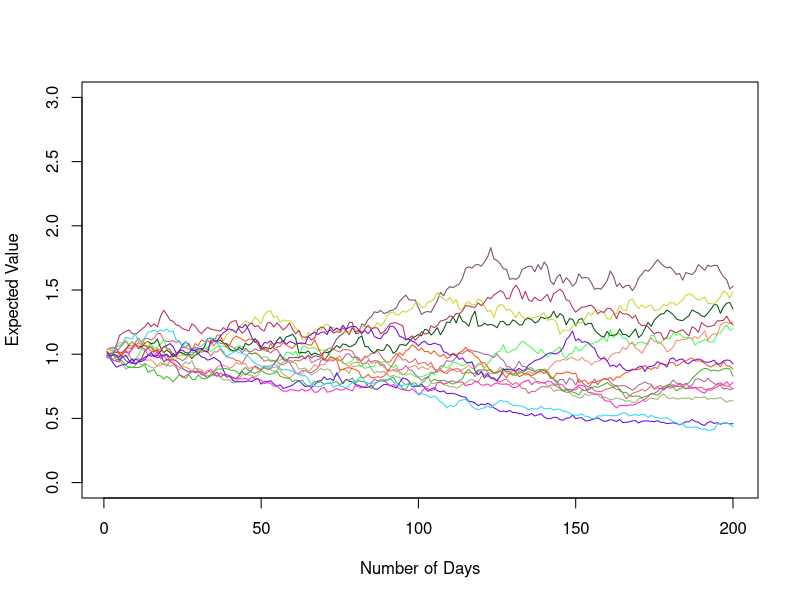

Write the R code that produced this figure.
newFCT2 = function(L = 100, P = 10) { ## L = Length of the simulation, P = Number of paths
  ##Next step: use data.frame to return full data if requested
  if (is.numeric(L) == TRUE & is.numeric(P) == TRUE) { ## Check if inputs are valid
    plot(rnorm(L, 0.000, 0.025), type = "l", ylim = c(0, 3), xlab = "Number of Days", 
         ylab = "Expected Value", col="white") ## This path doesn't show up, I left it there because I don't know how to create an empty plot
    for (i in 1:P) { ## Repeat for each path
      data1 = rnorm(L, 0.000, 0.025)
      data2 = data1 + 1
      data3 = cumprod(data2)
      x <- seq(1,L,1)
      y <- data3
      lines(x, y, col=rgb(runif(255),runif(255),runif(255)), type="l") ## Random color generation
    }
  }
  else {
    data3 = "404 error"
  }
  ##return(list(finaldata = data3))
}

tmpHolder = newFCT2(L = 200, P=15)
##tmpHolder$finaldata
